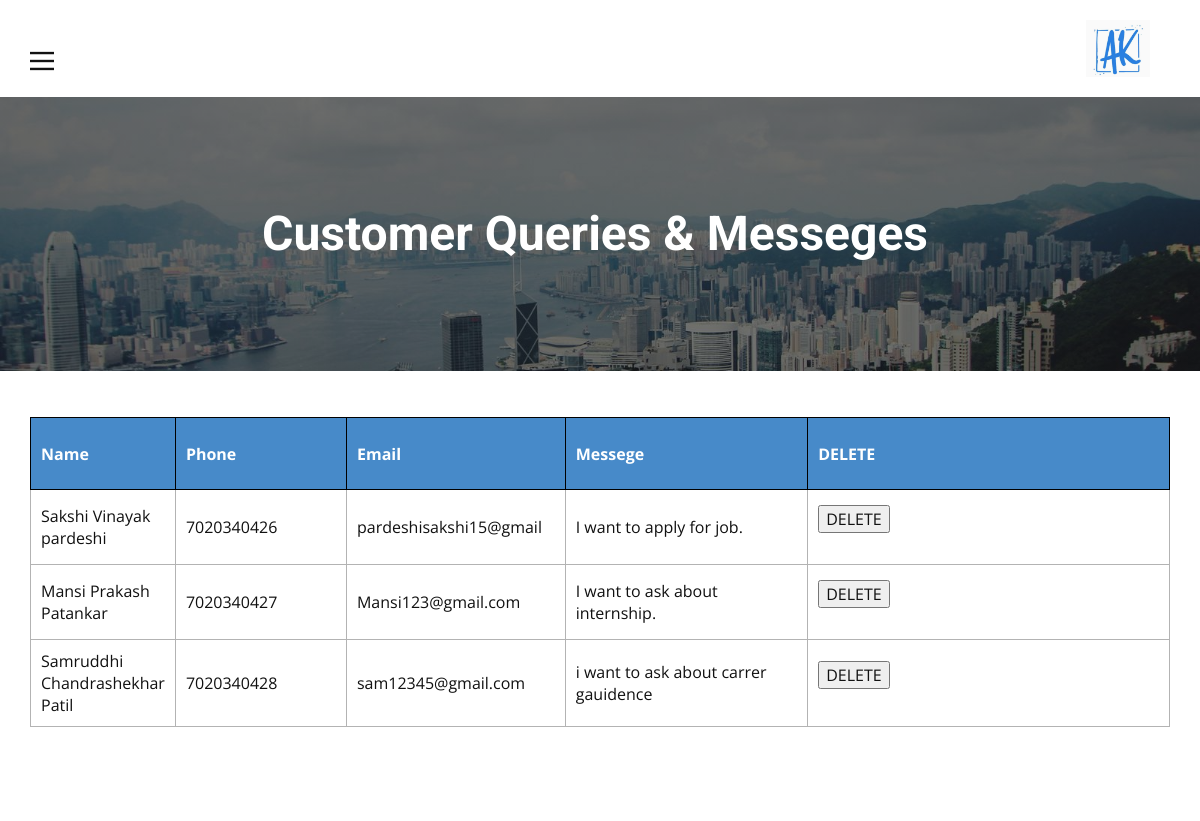
Page /admin/Queries.php on the committed database.
### tables this page shows
CREATE TABLE `contact` (
  `Name` varchar(55) NOT NULL,
  `Phone` bigint(10) NOT NULL,
  `Email` varchar(22) NOT NULL,
  `Message` varchar(100) NOT NULL
);

### admin/Queries.php (the view, shortened to what this page needs)
<?php
include('security.php');
?>
            <?php
                $query = "SELECT * FROM Contact";
                $query_run = mysqli_query($connection, $query);
            ?>
<!DOCTYPE html>
<html style="font-size: 16px;">
  <head>
    <link rel="stylesheet" href="nicepage.css" media="screen">
<link rel="stylesheet" href="Queries.css" media="screen">
  </head>
  <body class="u-body"><header class="u-clearfix u-header u-header" id="sec-ac43"><div class="u-clearfix u-sheet u-sheet-1">
        <a href="Admin.html" data-page-id="562230828" class="u-image u-logo u-image-1" data-image-width="460" data-image-height="407" title="Admin">
          <img src="images/Screenshot2021-06-03182605.png" class="u-logo-image u-logo-image-1" data-image-width="64">
        </a>
        <nav class="u-align-left u-menu u-menu-dropdown u-nav-spacing-25 u-offcanvas u-offcanvas-shift u-menu-1" data-responsive-from="XL">
          <div class="menu-collapse">
            <a class="u-button-style u-custom-color u-nav-link" href="#" style="font-size: calc(1em + 8px);">
              <svg class="u-svg-link" preserveAspectRatio="xMidYMin slice" viewBox="0 0 302 302" style=""><use xmlns:xlink="http://www.w3.org/1999/xlink" xlink:href="#svg-7b92"></use></svg>
            </a>
          </div>
        </nav>
      </div></header>
    <section class="u-clearfix u-image u-shading u-section-1" id="sec-1ee4" data-image-width="5184" data-image-height="3456">
      <div class="u-clearfix u-sheet u-valign-middle u-sheet-1">
        <h1 class="u-align-center-xs u-text u-text-1">Customer Queries &amp; Messeges</h1>
      </div>
    </section>
    <section class="u-align-center u-clearfix u-section-2" id="sec-50ae">
      <div class="u-clearfix u-sheet u-sheet-1">
        <div class="u-expanded-width u-table u-table-responsive u-table-1">
          <table class="u-table-entity u-table-entity-1">
            <colgroup>
              <col width="5.5%">
              <col width="15.9%">
              <col width="19.4%">
              <col width="23.4%">
              <col width="35.8%">
            </colgroup>
            <thead class="u-black u-table-header u-table-header-1">
              <tr style="height: 72px;">
                <th class="u-border-1 u-border-black u-palette-1-base u-table-cell u-table-cell-2">Name</th>
                <th class="u-border-1 u-border-black u-palette-1-base u-table-cell u-table-cell-3">Phone</th>
                <th class="u-border-1 u-border-black u-palette-1-base u-table-cell u-table-cell-4">Email</th>
                <th class="u-border-1 u-border-black u-palette-1-base u-table-cell u-table-cell-5">Messege</th>
                <th class="u-border-1 u-border-black u-palette-1-base u-table-cell u-table-cell-5">DELETE</th>
              </tr>
            </thead>
            <?php
            if(mysqli_num_rows($query_run) > 0)
            {
                while($row = mysqli_fetch_assoc($query_run))
                {
            ?>
            <tbody class="u-table-body">
                <tr style="height: 75px;">
                    <td class="u-border-1 u-border-grey-30 u-table-cell"><?php  echo $row['Name']; ?></td>
                    <td class="u-border-1 u-border-grey-30 u-table-cell"><?php  echo $row['Phone']; ?></td>
                    <td class="u-border-1 u-border-grey-30 u-table-cell"><?php  echo $row['Email']; ?></td>
                    <td class="u-border-1 u-border-grey-30 u-table-cell"><?php  echo $row['Message']; ?></td>
                    <td class="u-border-1 u-border-grey-30 u-table-cell">
                        <form action="codecontact.php" method="post">
                            <button type="submit" name="delete_btn" class="btn btn-danger"> DELETE</button>
                        </form>
                    </td>
                </tr>
                </tbody>
            <?php
                }
            }
            else {
                echo "No Record Found";
            }
            ?>
    </table>
    <br>
  </body>
</html>

### admin/Queries.css (style rules this page uses)
.u-section-1 { background-image: linear-gradient(0deg, rgba(0,0,0,0.5), rgba(0,0,0,0.5)), url("images/chan-young-lee-Vk5lEHcWHjA-unsplash.jpg"); }
.u-section-1 .u-sheet-1 { min-height: 274px; }
.u-section-1 .u-text-1 { font-weight: 700; margin: 60px 201px 60px 232px; }
.u-section-2 .u-sheet-1 { min-height: 450px; }
.u-section-2 .u-table-1 { margin-top: 46px; margin-bottom: 60px; }
.u-section-2 .u-table-entity-1 { min-height: 100px; }
.u-section-2 .u-table-header-1 { font-weight: 700; background-image: none; }
.u-section-2 .u-table-cell-2 { background-image: none; }
.u-section-2 .u-table-cell-3 { background-image: none; }
.u-section-2 .u-table-cell-4 { background-image: none; }
.u-section-2 .u-table-cell-5 { background-image: none; }

### rows in the picture
contact: Name "Sakshi Vinayak pardeshi", Phone "7020340426", Email "pardeshisakshi15@gmail", Message "I want to apply for job."
contact: Name "Mansi Prakash Patankar", Phone "7020340427", Email "Mansi123@gmail.com", Message "I want to ask about internship."
contact: Name "Samruddhi Chandrashekhar Patil", Phone "7020340428", Email "sam12345@gmail.com", Message "i want to ask about carrer gauidence"
